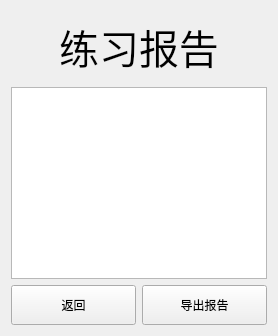
     <widget class="QWidget" name="page_6">
      <layout class="QVBoxLayout" name="verticalLayout_14">
       <item>
        <widget class="QLabel" name="label_24">
         <property name="minimumSize">
          <size>
           <width>0</width>
           <height>70</height>
          </size>
         </property>
         <property name="font">
          <font>
           <pointsize>30</pointsize>
          </font>
         </property>
         <property name="text">
          <string>练习报告</string>
         </property>
         <property name="alignment">
          <set>Qt::AlignmentFlag::AlignCenter</set>
         </property>
        </widget>
       </item>
       <item>
        <widget class="QTextEdit" name="textEdit_11">
         <property name="readOnly">
          <bool>true</bool>
         </property>
        </widget>
       </item>
       <item>
        <layout class="QHBoxLayout" name="horizontalLayout_36">
         <item>
          <widget class="QPushButton" name="pushButton_22">
           <property name="minimumSize">
            <size>
             <width>0</width>
             <height>40</height>
            </size>
           </property>
           <property name="text">
            <string>返回</string>
           </property>
          </widget>
         </item>
         <item>
          <widget class="QPushButton" name="pushButton_24">
           <property name="minimumSize">
            <size>
             <width>0</width>
             <height>40</height>
            </size>
           </property>
           <property name="text">
            <string>导出报告</string>
           </property>
          </widget>
         </item>
        </layout>
       </item>
      </layout>
     </widget>
